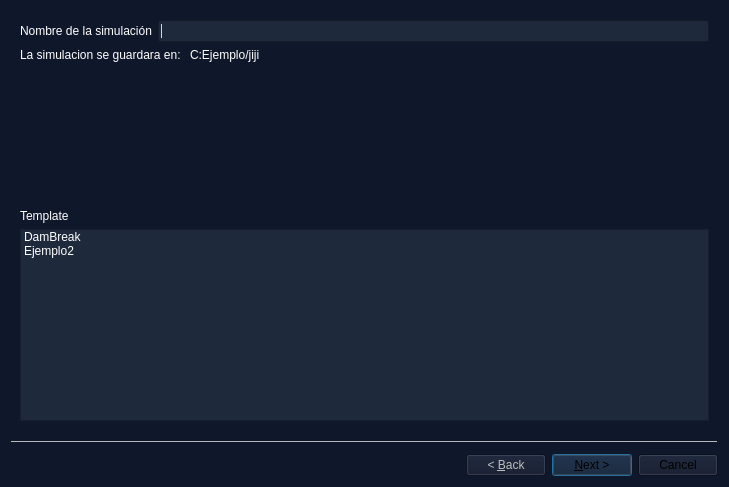
<?xml version="1.0" encoding="UTF-8"?>
<ui version="4.0">
 <class>Wizard</class>
 <widget class="QWizard" name="Wizard">
  <property name="geometry">
   <rect>
    <x>0</x>
    <y>0</y>
    <width>729</width>
    <height>487</height>
   </rect>
  </property>
  <property name="windowTitle">
   <string>Wizard</string>
  </property>
  <property name="styleSheet">
   <string notr="true">background-color: rgb(15, 23, 42);</string>
  </property>
  <property name="wizardStyle">
   <enum>QWizard::WizardStyle::ClassicStyle</enum>
  </property>
  <property name="options">
   <set>QWizard::WizardOption::HelpButtonOnRight</set>
  </property>
  <widget class="QWizardPage" name="nombreYTemplate">
   <property name="styleSheet">
    <string notr="true">color: #000000</string>
   </property>
   <layout class="QVBoxLayout" name="verticalLayout">
    <item>
     <layout class="QHBoxLayout" name="horizontalLayout">
      <item>
       <widget class="QLabel" name="label">
        <property name="styleSheet">
         <string notr="true">color: #ffffff</string>
        </property>
        <property name="text">
         <string>Nombre de la simulación</string>
        </property>
       </widget>
      </item>
      <item>
       <widget class="QLineEdit" name="rutaText">
        <property name="styleSheet">
         <string notr="true">color: #ffffff;
background-color: rgb(30, 41, 59);</string>
        </property>
       </widget>
      </item>
     </layout>
    </item>
    <item>
     <layout class="QHBoxLayout" name="horizontalLayout_2">
      <item alignment="Qt::AlignmentFlag::AlignLeft">
       <widget class="QLabel" name="label_2">
        <property name="styleSheet">
         <string notr="true">color: #ffffff</string>
        </property>
        <property name="text">
         <string>La simulacion se guardara en: </string>
        </property>
       </widget>
      </item>
      <item>
       <widget class="QLabel" name="label_3">
        <property name="sizePolicy">
         <sizepolicy hsizetype="Expanding" vsizetype="Preferred">
          <horstretch>0</horstretch>
          <verstretch>0</verstretch>
         </sizepolicy>
        </property>
        <property name="styleSheet">
         <string notr="true">color: #ffffff</string>
        </property>
        <property name="text">
         <string>C:Ejemplo/jiji</string>
        </property>
       </widget>
      </item>
     </layout>
    </item>
    <item>
     <spacer name="verticalSpacer">
      <property name="orientation">
       <enum>Qt::Orientation::Vertical</enum>
      </property>
      <property name="sizeHint" stdset="0">
       <size>
        <width>20</width>
        <height>40</height>
       </size>
      </property>
     </spacer>
    </item>
    <item>
     <widget class="QLabel" name="label_4">
      <property name="styleSheet">
       <string notr="true">color: #ffffff</string>
      </property>
      <property name="text">
       <string>Template</string>
      </property>
     </widget>
    </item>
    <item>
     <widget class="QListWidget" name="templateElegido">
      <property name="styleSheet">
       <string notr="true">background-color: #1e293b;
color: #ffffff</string>
      </property>
      <item>
       <property name="text">
        <string>DamBreak</string>
       </property>
      </item>
      <item>
       <property name="text">
        <string>Ejemplo2</string>
       </property>
      </item>
     </widget>
    </item>
   </layout>
  </widget>
  <widget class="QWizardPage" name="controlDictPage">
   <layout class="QVBoxLayout" name="verticalLayout_2">
    <item>
     <layout class="QHBoxLayout" name="horizontalLayout_3">
      <item>
       <widget class="QLabel" name="label_5">
        <property name="styleSheet">
         <string notr="true">color: #ffffff</string>
        </property>
        <property name="text">
         <string>endTime</string>
        </property>
       </widget>
      </item>
      <item alignment="Qt::AlignmentFlag::AlignRight">
       <widget class="QDoubleSpinBox" name="endTimeBox">
        <property name="styleSheet">
         <string notr="true">background-color: rgb(30, 41, 59);</string>
        </property>
       </widget>
      </item>
     </layout>
    </item>
    <item>
     <layout class="QHBoxLayout" name="horizontalLayout_5">
      <item>
       <widget class="QLabel" name="label_7">
        <property name="styleSheet">
         <string notr="true">color: #ffffff</string>
        </property>
        <property name="text">
         <string>deltaT</string>
        </property>
       </widget>
      </item>
      <item alignment="Qt::AlignmentFlag::AlignRight">
       <widget class="QDoubleSpinBox" name="deltaTimeBox">
        <property name="styleSheet">
         <string notr="true">background-color: rgb(30, 41, 59);</string>
        </property>
       </widget>
      </item>
     </layout>
    </item>
    <item>
     <layout class="QHBoxLayout" name="horizontalLayout_4">
      <item>
       <widget class="QLabel" name="label_6">
        <property name="styleSheet">
         <string notr="true">color: #ffffff</string>
        </property>
        <property name="text">
         <string>writeInterval</string>
        </property>
       </widget>
      </item>
      <item alignment="Qt::AlignmentFlag::AlignRight">
       <widget class="QDoubleSpinBox" name="writeIntervalBox">
        <property name="styleSheet">
         <string notr="true">background-color: #1e293b</string>
        </property>
       </widget>
      </item>
     </layout>
    </item>
    <item>
     <spacer name="verticalSpacer_2">
      <property name="orientation">
       <enum>Qt::Orientation::Vertical</enum>
      </property>
      <property name="sizeHint" stdset="0">
       <size>
        <width>0</width>
        <height>100</height>
       </size>
      </property>
     </spacer>
    </item>
    <item alignment="Qt::AlignmentFlag::AlignLeft">
     <widget class="QPushButton" name="cargarMallaButton">
      <property name="styleSheet">
       <string notr="true">background-color: #1e293b</string>
      </property>
      <property name="text">
       <string>Cargar geometria</string>
      </property>
     </widget>
    </item>
   </layout>
  </widget>
 </widget>
 <resources/>
 <connections/>
</ui>
